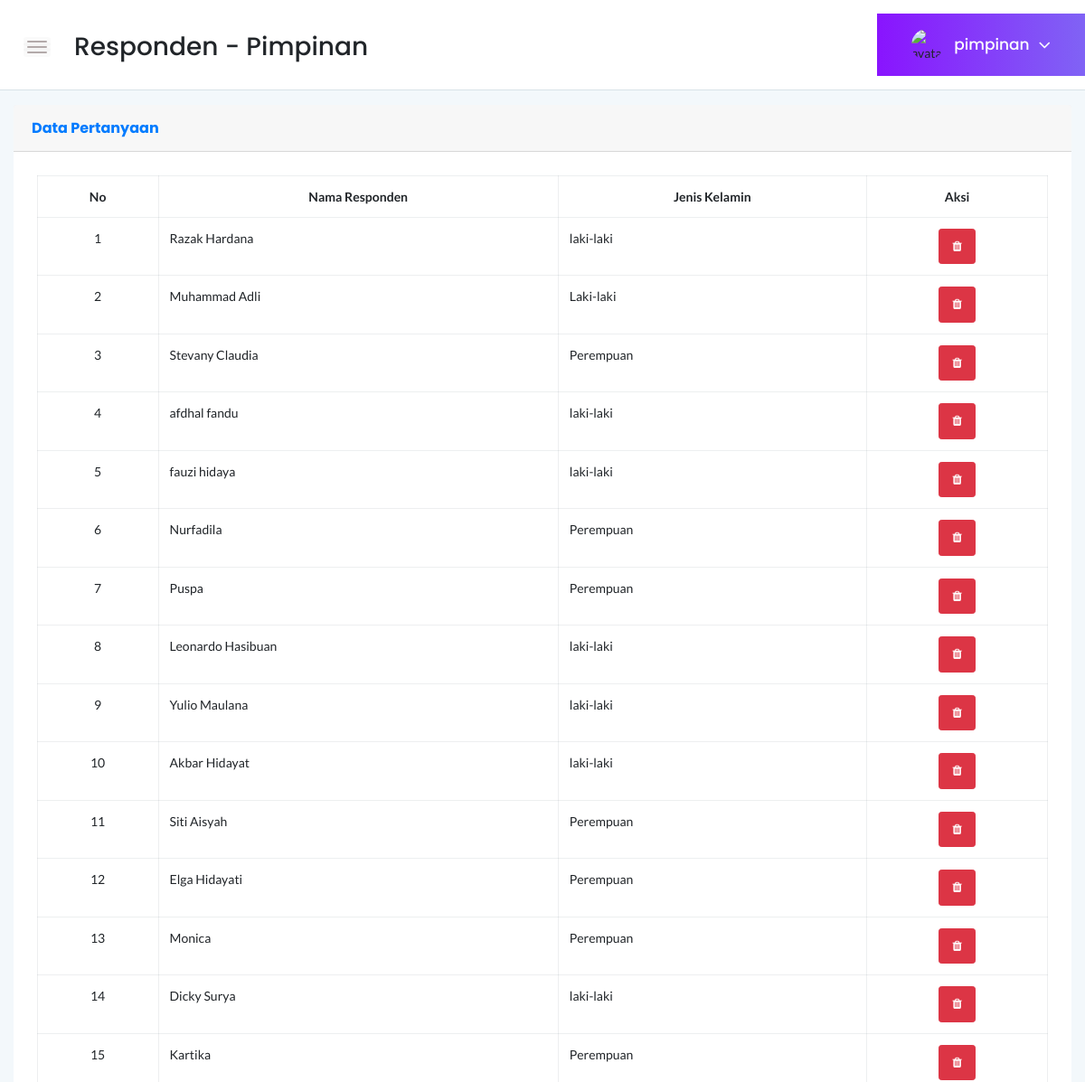
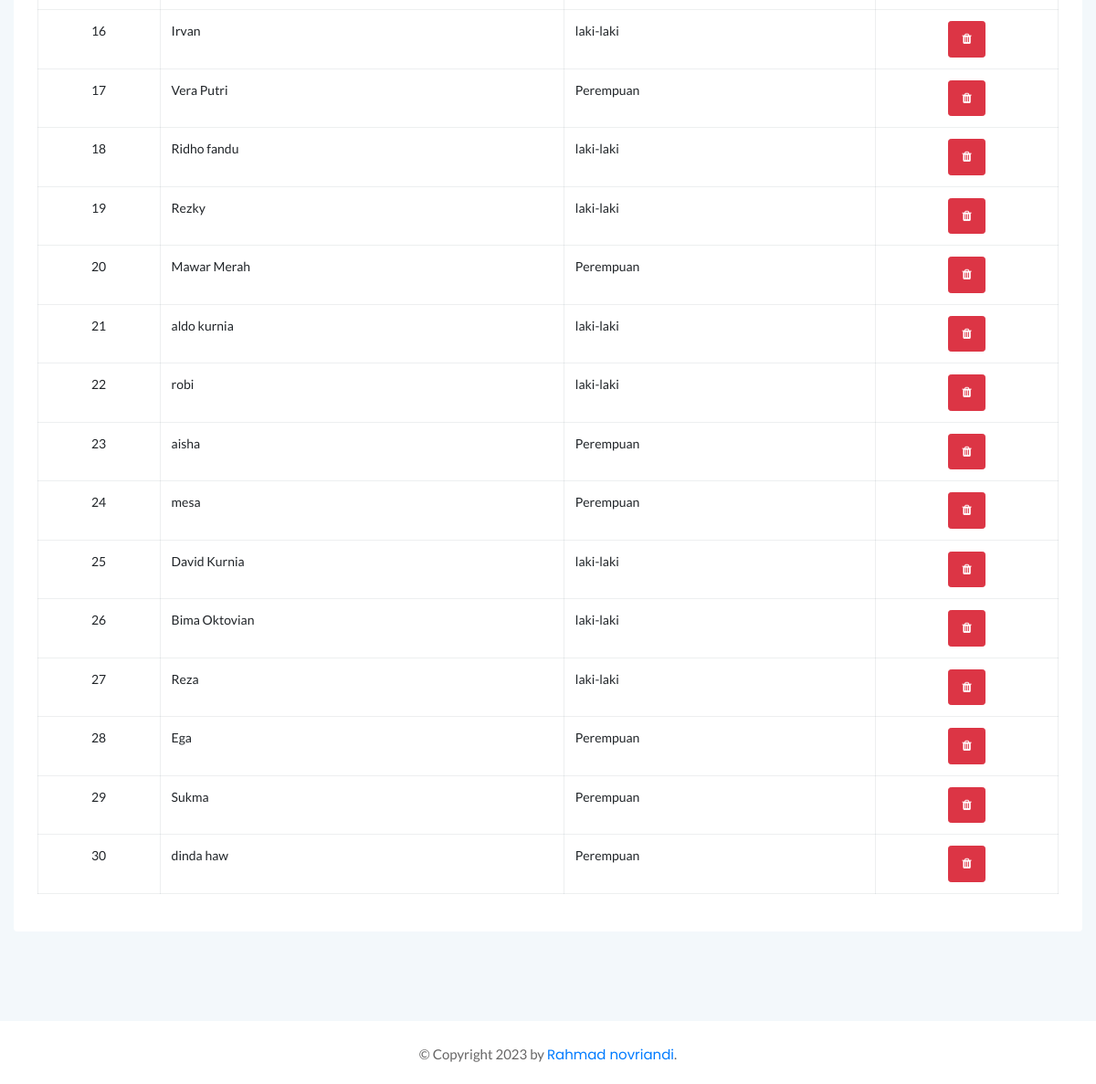
/data_responden.php (signed in), run on the app's committed database (2 pictures, top to bottom).
### tables this page shows
CREATE TABLE `tbl_responden` (
  `id_responden` int(11) NOT NULL,
  `username` varchar(50) NOT NULL,
  `password` varchar(50) NOT NULL,
  `nama` varchar(30) NOT NULL,
  `jenis_kelamin` varchar(15) NOT NULL
);

### data_responden.php (the view, shortened to what this page needs)
<!doctype html>
<html class="no-js" lang="en">
<head>
</head>
<body>
    <?php include 'header.php'; ?>
    <div class="page-container">
        <div class="main-content">
            <div class="header-area">
                <div class="row align-items-center">
                    <div class="col-md-6 col-sm-8 clearfix">
                        <div class="nav-btn pull-left">
                            <span></span>
                            <span></span>
                            <span></span>
                        </div>
                        <h3 class="mt-1">Responden - <?= $_SESSION['level']; ?></h3>
                    </div>
                    <div class="col-sm-6 clearfix">
                        <div class="user-profile pull-right">
                            <img class="avatar user-thumb" src="../assets/images/author/avatar.png" alt="avatar">
                            <h4 class="user-name dropdown-toggle" data-toggle="dropdown"><?php echo $_SESSION['username']; ?><i class="fa fa-angle-down"></i></h4>
                        </div>
                    </div>
                </div>
            </div>
            <div class="main-content-inner">
                <div class="sales-report-area mt-1 mb-5">
                    <div class="card shadow mt-3 mb-3">
                        <div class="card-header py-3">
                            <h6 class="m-0 font-weight-bold text-primary">Data Pertanyaan</h6>
                        </div>
                        <div class="card-body">
                            <div class="table-responsive">
                                <table class="table table-bordered">
                                    <thead>
                                        <tr align="center">
                                            <th>No</th>
                                            <th>Nama Responden</th>
                                            <th>Jenis Kelamin</th>
                                            <th>Aksi</th>
                                        </tr>
                                    </thead>
                                    <tbody>
                                        <?php
                                        include '../koneksi.php';
                                        $no = 1;
                                        $sql = mysqli_query($koneksi, "SELECT * FROM tbl_responden");
                                        while ($rowdata = $sql->fetch_array()) {
                                        ?>
                                            <tr>
                                                <td class="text-center"><?= $no; ?></td>
                                                <td><?= $rowdata['nama']; ?></td>
                                                <td><?= $rowdata['jenis_kelamin']; ?></td>
                                                <td class="text-center">
                                                    <a href="hapus_responden.php?id=<?= $rowdata['id_responden'] ?>"><i class="btn btn-danger btn-sm"><span class="fa fa-trash"></span></i></a>
                                                </td>
                                            </tr>
                                        <?php
                                            $no++;
                                        }
                                        ?>
                                    </tbody>
                                </table>
                            </div>
                        </div>
                    </div>
                </div>
            </div>
        </div>
        <?php
        include 'foot.php';
        ?>
    </div>
</body>
</html>

### styles.css (style rules this page uses)
.page-container { width: 100%; height: 100%; min-height: 100vh; padding-left: 280px; -webkit-transition: padding-left 0.3s ease 0s; transition: padding-left 0.3s ease 0s; }
.card { border: none; border-radius: 4px; background-color: #fff; -webkit-transition: all 0.3s ease 0s; transition: all 0.3s ease 0s; }
.card-body { padding: 25.6px; padding: 1.6rem; }
.main-content { width: 100%; background: #F3F8FB; }
.main-content-inner { padding: 0 30px 50px; }
.header-area { padding: 15px 30px; background: #fff; border-bottom: 1px solid #d8e3e7; }
.nav-btn { margin-right: 30px; margin-top: 10px; cursor: pointer; }
.nav-btn span { display: block; width: 22px; height: 2px; background: #b3aaaa; margin: 4px 0; border-radius: 15px; -webkit-transition: all 0.3s ease 0s; transition: all 0.3s ease 0s; box-shadow: 0 0 0 4px rgba(99, 96, 96, 0.03); }
.user-profile { margin-right: -30px; display: -webkit-box; display: -ms-flexbox; display: flex; -webkit-box-align: center; -ms-flex-align: center; align-items: center; -ms-flex-wrap: wrap; flex-wrap: wrap; background: -webkit-linear-gradient(left, #8914fe 0%, #8063f5 100%); background: linear-gradient(to right, #8914fe 0%, #8063f5 100%); padding: 17px 38px; position: relative; }
.user-profile img.avatar { height: 35px; width: 35px; border-radius: 50%; margin-right: 12px; }
.user-name { font-size: 17px; font-weight: 500; color: #fff; letter-spacing: 0; cursor: pointer; -webkit-user-select: none; -moz-user-select: none; -ms-user-select: none; user-select: none; }
.user-name i { margin-left: 10px; font-size: 21px; vertical-align: middle; position: relative; }
.notification-area .dropdown-toggle, .user-name.dropdown-toggle { position: relative; }
.notification-area .dropdown-toggle:after, .user-name.dropdown-toggle:after { display: none; }
.btn { padding: 11px 17px; font-size: 13px; letter-spacing: 0; }
.btn-sm { padding: 9px 14px; }
table tr th { border-bottom: none; }
table tr th, table tr td { border-top: 1px solid rgba(120, 130, 140, 0.13) !important; }
.table-bordered td, .table-bordered th { border: 1px solid rgba(120, 130, 140, 0.13) !important; }

### data on the page
tbl_responden: nama "Razak Hardana", jenis_kelamin "laki-laki"
tbl_responden: nama "Muhammad Adli", jenis_kelamin "Laki-laki"
tbl_responden: nama "Stevany Claudia", jenis_kelamin "Perempuan"
tbl_responden: nama "afdhal fandu", jenis_kelamin "laki-laki"
tbl_responden: nama "fauzi hidaya", jenis_kelamin "laki-laki"
tbl_responden: nama "Nurfadila", jenis_kelamin "Perempuan"
tbl_responden: nama "Puspa", jenis_kelamin "Perempuan"
tbl_responden: nama "Leonardo Hasibuan", jenis_kelamin "laki-laki"
tbl_responden: nama "Yulio Maulana", jenis_kelamin "laki-laki"
tbl_responden: nama "Akbar Hidayat", jenis_kelamin "laki-laki"
tbl_responden: nama "Siti Aisyah", jenis_kelamin "Perempuan"
tbl_responden: nama "Elga Hidayati", jenis_kelamin "Perempuan"
tbl_responden: nama "Monica", jenis_kelamin "Perempuan"
tbl_responden: nama "Dicky Surya", jenis_kelamin "laki-laki"
tbl_responden: nama "Kartika", jenis_kelamin "Perempuan"
tbl_responden: nama "Irvan", jenis_kelamin "laki-laki"
tbl_responden: nama "Vera Putri", jenis_kelamin "Perempuan"
tbl_responden: nama "Ridho fandu", jenis_kelamin "laki-laki"
tbl_responden: nama "Rezky", jenis_kelamin "laki-laki"
tbl_responden: nama "Mawar Merah", jenis_kelamin "Perempuan"
tbl_responden: nama "aldo kurnia", jenis_kelamin "laki-laki"
tbl_responden: nama "robi", jenis_kelamin "laki-laki"
tbl_responden: nama "aisha", jenis_kelamin "Perempuan"
tbl_responden: nama "mesa", jenis_kelamin "Perempuan"
tbl_responden: nama "David Kurnia", jenis_kelamin "laki-laki"
tbl_responden: nama "Bima Oktovian", jenis_kelamin "laki-laki"
tbl_responden: nama "Reza", jenis_kelamin "laki-laki"
tbl_responden: nama "Ega", jenis_kelamin "Perempuan"
tbl_responden: nama "Sukma", jenis_kelamin "Perempuan"
tbl_responden: nama "dinda haw", jenis_kelamin "Perempuan"

### other printed values
$_SESSION['level'] "Pimpinan"
$_SESSION['username'] "pimpinan"
